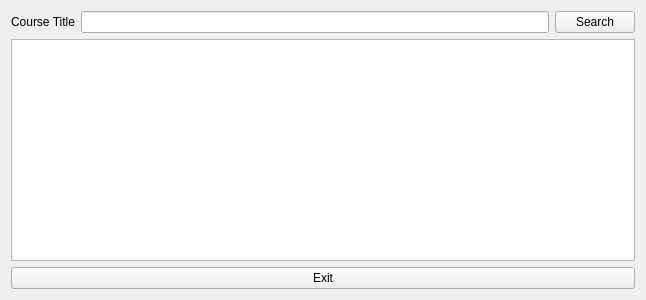
<?xml version="1.0" encoding="UTF-8"?>
<ui version="4.0">
 <class>Student</class>
 <widget class="QWidget" name="Student">
  <property name="geometry">
   <rect>
    <x>0</x>
    <y>0</y>
    <width>646</width>
    <height>300</height>
   </rect>
  </property>
  <property name="windowTitle">
   <string>Form</string>
  </property>
  <layout class="QGridLayout" name="gridLayout">
   <item row="0" column="1">
    <widget class="QLineEdit" name="lineEdit"/>
   </item>
   <item row="0" column="0">
    <widget class="QLabel" name="label">
     <property name="text">
      <string>Course Title</string>
     </property>
    </widget>
   </item>
   <item row="0" column="2">
    <widget class="QPushButton" name="StudentSearchButton">
     <property name="text">
      <string>Search</string>
     </property>
    </widget>
   </item>
   <item row="1" column="0" colspan="3">
    <widget class="QTextBrowser" name="timetableDisplay"/>
   </item>
   <item row="2" column="0" colspan="3">
    <widget class="QPushButton" name="ButtonExit">
     <property name="text">
      <string>Exit</string>
     </property>
    </widget>
   </item>
  </layout>
 </widget>
 <resources/>
 <connections/>
</ui>
